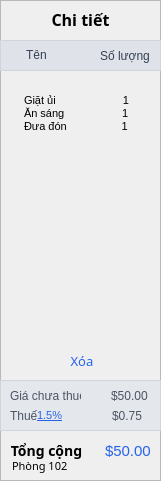
   <widget class="QFrame" name="frame_4">
    <property name="geometry">
     <rect>
      <x>630</x>
      <y>30</y>
      <width>161</width>
      <height>481</height>
     </rect>
    </property>
    <property name="styleSheet">
     <string notr="true">#frame_4 {
	background-color: #FFFFFF;
	border: 1px;
	border-radius: 2px;
	border-top: 2px solid #D1D5DB;
	border-right:2px solid #D1D5DB;
	border-left:1px solid #D1D5DB;
	border-bottom:1px solid #D1D5DB;
}</string>
    </property>
    <property name="frameShape">
     <enum>QFrame::StyledPanel</enum>
    </property>
    <property name="frameShadow">
     <enum>QFrame::Raised</enum>
    </property>
    <widget class="QFrame" name="frame">
     <property name="geometry">
      <rect>
       <x>0</x>
       <y>40</y>
       <width>161</width>
       <height>31</height>
      </rect>
     </property>
     <property name="styleSheet">
      <string notr="true">QFrame {
	background-color: #dfe2e8;
	border: 1px solid #D1D5DB;
}</string>
     </property>
     <property name="frameShape">
      <enum>QFrame::StyledPanel</enum>
     </property>
     <property name="frameShadow">
      <enum>QFrame::Raised</enum>
     </property>
     <widget class="QLabel" name="label_3">
      <property name="geometry">
       <rect>
        <x>26</x>
        <y>-1</y>
        <width>41</width>
        <height>31</height>
       </rect>
      </property>
      <property name="styleSheet">
       <string notr="true">QLabel {
	border:none;
	color: #374151;
	background-color: transparent;
	
}</string>
      </property>
      <property name="text">
       <string>Tên</string>
      </property>
     </widget>
     <widget class="QLabel" name="label_4">
      <property name="geometry">
       <rect>
        <x>100</x>
        <y>5</y>
        <width>51</width>
        <height>21</height>
       </rect>
      </property>
      <property name="styleSheet">
       <string notr="true">QLabel {
	border:none;
	color: #374151;
	background-color: transparent;
	
}</string>
      </property>
      <property name="text">
       <string>Số lượng</string>
      </property>
     </widget>
    </widget>
    <widget class="QLabel" name="label_2">
     <property name="geometry">
      <rect>
       <x>0</x>
       <y>-1</y>
       <width>161</width>
       <height>41</height>
      </rect>
     </property>
     <property name="font">
      <font>
       <family>Montserrat</family>
       <pointsize>-1</pointsize>
       <weight>75</weight>
       <bold>true</bold>
      </font>
     </property>
     <property name="styleSheet">
      <string notr="true">QLabel {
	font-family: &quot;Montserrat&quot;;
	font-size:16px;
	font-weight:none;
	background-color:transparent;
	border:1px;
}</string>
     </property>
     <property name="text">
      <string>Chi tiết</string>
     </property>
     <property name="alignment">
      <set>Qt::AlignCenter</set>
     </property>
    </widget>
    <widget class="QFrame" name="frame_6">
     <property name="geometry">
      <rect>
       <x>0</x>
       <y>380</y>
       <width>161</width>
       <height>51</height>
      </rect>
     </property>
     <property name="styleSheet">
      <string notr="true">QFrame {
	background-color: #e4e7ec;
	border: 1px solid #D1D5DB;
}</string>
     </property>
     <property name="frameShape">
      <enum>QFrame::StyledPanel</enum>
     </property>
     <property name="frameShadow">
      <enum>QFrame::Raised</enum>
     </property>
     <widget class="QLabel" name="label_37">
      <property name="geometry">
       <rect>
        <x>10</x>
        <y>20</y>
        <width>31</width>
        <height>31</height>
       </rect>
      </property>
      <property name="font">
       <font/>
      </property>
      <property name="styleSheet">
       <string notr="true">QLabel {
	border:none;
	color: #4B5563;
	background-color: transparent;	
}</string>
      </property>
      <property name="text">
       <string>Thuế</string>
      </property>
     </widget>
     <widget class="QLabel" name="label_38">
      <property name="geometry">
       <rect>
        <x>10</x>
        <y>0</y>
        <width>71</width>
        <height>31</height>
       </rect>
      </property>
      <property name="font">
       <font/>
      </property>
      <property name="styleSheet">
       <string notr="true">QLabel {
	border:none;
	color: #4B5563;
	background-color: transparent;	
}</string>
      </property>
      <property name="text">
       <string>Giá chưa thuế</string>
      </property>
     </widget>
     <widget class="QLineEdit" name="lineEdit">
      <property name="geometry">
       <rect>
        <x>110</x>
        <y>0</y>
        <width>41</width>
        <height>31</height>
       </rect>
      </property>
      <property name="styleSheet">
       <string notr="true">QLineEdit {
	border:none;
	color: #4B5563;
	background-color: transparent;	
}</string>
      </property>
      <property name="text">
       <string>$50.00</string>
      </property>
      <property name="readOnly">
       <bool>true</bool>
      </property>
     </widget>
     <widget class="QLabel" name="label_39">
      <property name="geometry">
       <rect>
        <x>30</x>
        <y>20</y>
        <width>41</width>
        <height>31</height>
       </rect>
      </property>
      <property name="font">
       <font>
        <pointsize>8</pointsize>
        <underline>true</underline>
       </font>
      </property>
      <property name="styleSheet">
       <string notr="true">QLabel {
	border:none;
	color: #2563EB;
	text-decoration: underline;
	background-color: transparent;	
	padding-left: 4px;
}</string>
      </property>
      <property name="text">
       <string>1.5%</string>
      </property>
     </widget>
     <widget class="QLineEdit" name="lineEdit_2">
      <property name="geometry">
       <rect>
        <x>110</x>
        <y>20</y>
        <width>41</width>
        <height>31</height>
       </rect>
      </property>
      <property name="styleSheet">
       <string notr="true">QLineEdit {
	border:none;
	color: #4B5563;
	background-color: transparent;	
}</string>
      </property>
      <property name="text">
       <string>$0.75</string>
      </property>
      <property name="readOnly">
       <bool>true</bool>
      </property>
     </widget>
    </widget>
    <widget class="QLabel" name="label_40">
     <property name="geometry">
      <rect>
       <x>0</x>
       <y>430</y>
       <width>91</width>
       <height>41</height>
      </rect>
     </property>
     <property name="font">
      <font>
       <family>Montserrat</family>
       <pointsize>-1</pointsize>
       <weight>75</weight>
       <bold>true</bold>
      </font>
     </property>
     <property name="styleSheet">
      <string notr="true">QLabel {
	font-family: &quot;Montserrat&quot;;
	font-size:14px;
	font-weight:none;
	background-color:transparent;
	border:1px;
	padding-left:2px;
}</string>
     </property>
     <property name="text">
      <string>Tổng cộng</string>
     </property>
     <property name="alignment">
      <set>Qt::AlignCenter</set>
     </property>
    </widget>
    <widget class="QLineEdit" name="lineEdit_3">
     <property name="geometry">
      <rect>
       <x>100</x>
       <y>430</y>
       <width>61</width>
       <height>41</height>
      </rect>
     </property>
     <property name="font">
      <font>
       <pointsize>11</pointsize>
      </font>
     </property>
     <property name="styleSheet">
      <string notr="true">QLineEdit {
	border:none;
	color: #2563EB;
	background-color: transparent;	
	padding-left:3px;
}</string>
     </property>
     <property name="text">
      <string>$50.00</string>
     </property>
     <property name="readOnly">
      <bool>true</bool>
     </property>
    </widget>
    <widget class="QTextEdit" name="textEdit">
     <property name="geometry">
      <rect>
       <x>20</x>
       <y>90</y>
       <width>121</width>
       <height>241</height>
      </rect>
     </property>
     <property name="styleSheet">
      <string notr="true">QTextEdit {
	background-color: transparent;
	border:1px;
}
	</string>
     </property>
     <property name="lineWidth">
      <number>1</number>
     </property>
     <property name="readOnly">
      <bool>true</bool>
     </property>
     <property name="html">
      <string>&lt;!DOCTYPE HTML PUBLIC &quot;-//W3C//DTD HTML 4.0//EN&quot; &quot;http://www.w3.org/TR/REC-html40/strict.dtd&quot;&gt;
&lt;html&gt;&lt;head&gt;&lt;meta name=&quot;qrichtext&quot; content=&quot;1&quot; /&gt;&lt;style type=&quot;text/css&quot;&gt;
p, li { white-space: pre-wrap; }
&lt;/style&gt;&lt;/head&gt;&lt;body style=&quot; font-family:'MS Shell Dlg 2'; font-size:8.25pt; font-weight:400; font-style:normal;&quot;&gt;
&lt;p style=&quot; margin-top:0px; margin-bottom:0px; margin-left:0px; margin-right:0px; -qt-block-indent:0; text-indent:0px;&quot;&gt;Giặt ủi                      1&lt;/p&gt;
&lt;p style=&quot; margin-top:0px; margin-bottom:0px; margin-left:0px; margin-right:0px; -qt-block-indent:0; text-indent:0px;&quot;&gt;Ăn sáng                   1&lt;/p&gt;
&lt;p style=&quot; margin-top:0px; margin-bottom:0px; margin-left:0px; margin-right:0px; -qt-block-indent:0; text-indent:0px;&quot;&gt;Đưa đón                  1&lt;/p&gt;
&lt;p style=&quot;-qt-paragraph-type:empty; margin-top:0px; margin-bottom:0px; margin-left:0px; margin-right:0px; -qt-block-indent:0; text-indent:0px;&quot;&gt;&lt;br /&gt;&lt;/p&gt;&lt;/body&gt;&lt;/html&gt;</string>
     </property>
    </widget>
    <widget class="QLineEdit" name="lineEdit_4">
     <property name="geometry">
      <rect>
       <x>10</x>
       <y>450</y>
       <width>81</width>
       <height>31</height>
      </rect>
     </property>
     <property name="font">
      <font>
       <family>Montserrat</family>
       <pointsize>-1</pointsize>
      </font>
     </property>
     <property name="styleSheet">
      <string notr="true">QLineEdit {
	font-family: &quot;Montserrat&quot;;
	font-size:11px;
	font-weight:none;
	background-color:transparent;
	border:1px;
}</string>
     </property>
     <property name="text">
      <string>Phòng 102</string>
     </property>
    </widget>
    <widget class="QPushButton" name="pushButton_28">
     <property name="geometry">
      <rect>
       <x>0</x>
       <y>340</y>
       <width>161</width>
       <height>41</height>
      </rect>
     </property>
     <property name="font">
      <font>
       <family>Montserrat</family>
       <pointsize>10</pointsize>
       <weight>50</weight>
       <bold>false</bold>
      </font>
     </property>
     <property name="cursor">
      <cursorShape>PointingHandCursor</cursorShape>
     </property>
     <property name="styleSheet">
      <string notr="true">QPushButton {
	font-family: &quot;Montserrat&quot;;
	font-size:10pt;
	color: #2563EB;
	font-weight:400;
	background-color:transparent;
	border:1px;
	border-radius:5px;
	padding-left:3px;
}
QPushButton:hover {
	text-decoration: underline;
}</string>
     </property>
     <property name="text">
      <string>Xóa</string>
     </property>
    </widget>
   </widget>
